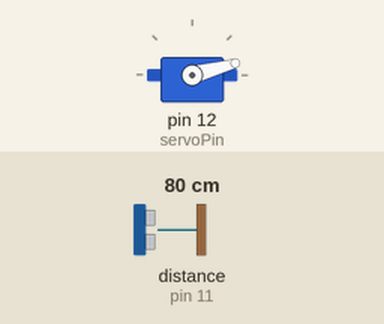
This sketch was run on a simulated Arduino Uno, built with avr-gcc and run on an emulated ATmega328P. On the bench: servo. Wiring (inferred from the names in the program): ultrasonic range finder: trigger pin 10; echo pin 11. The test bench sets the inputs (shaded band); at power-on: distance to the obstacle (sensor on pin 11) 80 cm. The echo pulse lasts 58.3 µs per cm; the modem accepts every AT command (registered, SIM ready, sends succeed) and sends nothing else; what the sketch prints to the serial monitor is not drawn.

Above: at 4.02 s.
5.3 s: distance to the obstacle (sensor on pin 11) set to 35 cm
At 5.9 s:
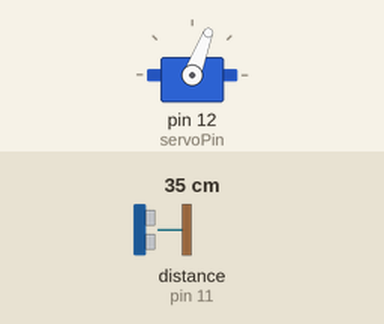
8.3 s: distance to the obstacle (sensor on pin 11) set to 2 cm
At 9.8 s:
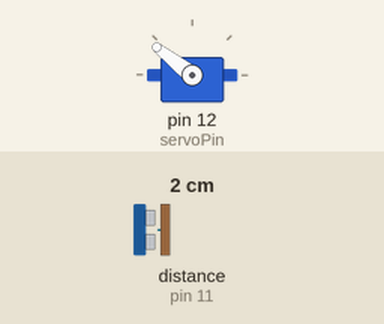
Timing chart, 0 to 32.5 s (numbered marks = the images above; inputs shaded):
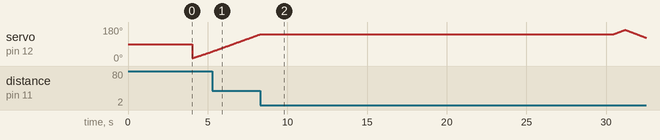

The sketch:

radarsystem.ino
```cpp
#include <Servo.h>
#include <SoftwareSerial.h>

// Ultrasonic sensor pins
const int trigPin = 10;
const int echoPin = 11;

// Servo pin
const int servoPin = 12;

// GSM module pins (connect TX of SIM800L to Arduino pin 7, RX to pin 8)
SoftwareSerial gsm(7, 8); // RX, TX

// Variables
long duration;
int distance;
Servo myServo;

// Phone number (change to your number)
String phoneNumber = "+919026730541"; // <-- Replace with your number

// Threshold distance to trigger alert
const int dangerDistance = 20;

// Flags to prevent repeated alerts
bool alertSent = false;

void setup() {
  Serial.begin(9600);
  gsm.begin(9600);
  myServo.attach(servoPin);

  pinMode(trigPin, OUTPUT);
  pinMode(echoPin, INPUT);

  Serial.println("Radar System with GSM Initialized...");
  delay(2000);

  // Optional: test GSM module
  gsm.println("AT");
  delay(1000);
  gsm.println("AT+CMGF=1"); // Set SMS to text mode
  delay(1000);
}

void loop() {
  for (int i = 15; i <= 165; i++) {
    myServo.write(i);
    delay(30);
    distance = calculateDistance();

    Serial.print(i);
    Serial.print(",");
    Serial.print(distance);
    Serial.print(".");

    // Check for object within danger distance
    if (distance < dangerDistance && distance > 0) {
      if (!alertSent) {
        sendAlert();
        alertSent = true; // prevent repeated alerts
      }
    } else {
      alertSent = false; // reset flag when object moves away
    }
  }

  for (int i = 165; i > 15; i--) {
    myServo.write(i);
    delay(30);
    distance = calculateDistance();

    Serial.print(i);
    Serial.print(",");
    Serial.print(distance);
    Serial.print(".");

    if (distance < dangerDistance && distance > 0) {
      if (!alertSent) {
        sendAlert();
        alertSent = true;
      }
    } else {
      alertSent = false;
    }
  }
}

// Function to calculate distance
int calculateDistance() {
  digitalWrite(trigPin, LOW);
  delayMicroseconds(2);

  digitalWrite(trigPin, HIGH);
  delayMicroseconds(10);
  digitalWrite(trigPin, LOW);

  duration = pulseIn(echoPin, HIGH);
  distance = duration * 0.034 / 2;

  return distance;
}

// Function to send SMS and make a call
void sendAlert() {
  Serial.println("Object detected! Sending alert...");

  // Send SMS
  gsm.println("AT+CMGF=1");
  delay(1000);
  gsm.print("AT+CMGS=\"");
  gsm.print(phoneNumber);
  gsm.println("\"");
  delay(1000);
  gsm.println("⚠️ ALERT! Object detected near the radar system.");
  gsm.println("Distance less than threshold! Check immediately.");
  gsm.write(26); // CTRL+Z to send SMS
  delay(5000);

  // Make a call
  gsm.print("ATD");
  gsm.print(phoneNumber);
  gsm.println(";");
  Serial.println("Calling...");
  delay(15000); // wait 15 seconds before hanging up
  gsm.println("ATH"); // hang up call
}
```

Measured:
- by itself, servo on pin 12 (servoPin): rises from 142° to 165° in 0.68 s, then falls to 124° in 1.3 s
